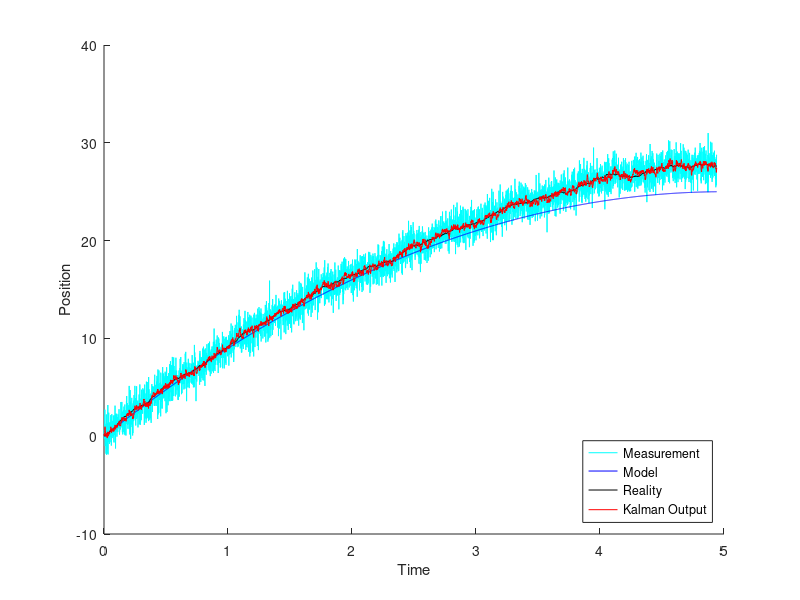

The MATLAB source for this figure:
% Process noise covariance matrix. Represents system noisiness
varQ = 0.02;
Q = [varQ 0; 0 varQ];

% Measurement noise covariance matrix. Represents measurement noisiness
varR = 1;
R = [varR 0; 0 varR];

% Start time and time step
t = 0;
dt = 0.001;

% Real, estimated, and modeled <position, vecocity> state vectors
x = [0; 10];
xHat = [0; 10];
xModel = [0; 10];

% State update matrix
F = [1 dt; 0 1];                                

% Control input matrix
m = 10; % arbitrary mass of car
B = [dt^2/(2*m); dt/m];                         

% Measurement-state transformation
H = [1 0; 0 1];

% Error covariance matrix
P = [1 0; 0 1];

                                                      %vv ADDED FOR (c) vv%
% Data lists
times = [];
states = [];
measurements = [];
outputs = [];
model = [];
                                                      %^^ ADDED FOR (c) ^^%
                                                      
% Loop until car comes to a complete stop (velocity = 0)
while x(2) > 0
    % Braking force applied at this time step
    u = -20;
    
    % Update model
    xModel = F*xModel + B*u;

    % Simulate real state update, including process noise
    t = t + dt;
    x = F*x + B*u + normrnd(0, diag(Q));
    
    % Simulate a noisy measurement
    z = H * x + normrnd(0, diag(R));
                                              
    % Predict
    xHat = F*xHat + B*u;
    P = F*P*F.' + Q;
    
    % Kalman gain
    K = P*H.'*inv(H*P*H.' + R);
    
    % Update
    xHat = xHat + K*(z - H*xHat);
    P = (eye(2) - K*H)*P;   
    
                                                      %vv ADDED FOR (c) vv%
    times = [times t];
    states = [states x];
    model = [model xModel];
    measurements = [measurements z];
    outputs = [outputs xHat];
                                                      %^^ ADDED FOR (c) ^^%
end


                                                      %vv ADDED FOR (c) vv%
% Plot position data
hold on;
plot(times, measurements(1,:), 'cyan');
plot(times, model(1,:), 'b');
plot(times, states(1,:), 'black');
plot(times, outputs(1,:), 'r');

xlabel('Time');
ylabel('Position')
legend('Measurement','Model', 'Reality', 'Kalman Output')
legend('Location', 'southeast')
                                                      %^^ ADDED FOR (c) ^^%



